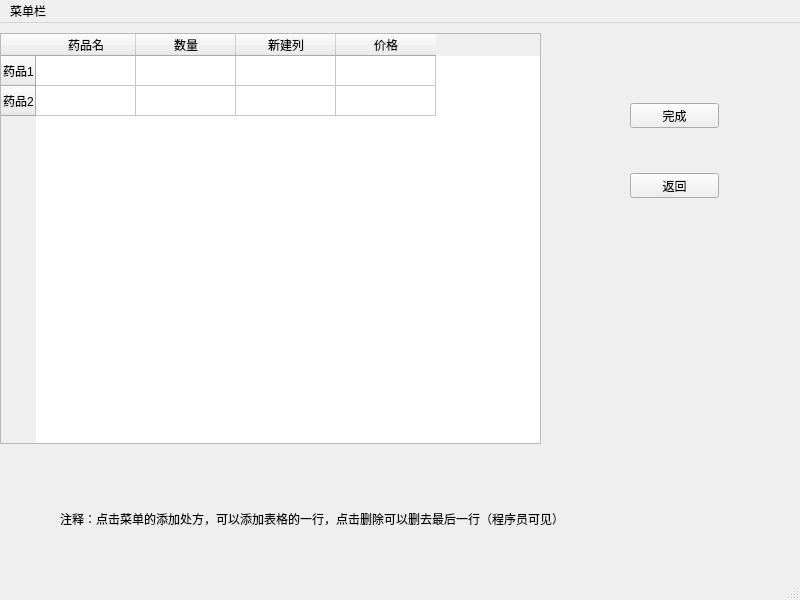
<?xml version="1.0" encoding="UTF-8"?>
<ui version="4.0">
 <class>Chufanghebingli</class>
 <widget class="QMainWindow" name="Chufanghebingli">
  <property name="geometry">
   <rect>
    <x>0</x>
    <y>0</y>
    <width>800</width>
    <height>600</height>
   </rect>
  </property>
  <property name="windowTitle">
   <string>MainWindow</string>
  </property>
  <widget class="QWidget" name="centralwidget">
   <widget class="QTableWidget" name="tableWidget">
    <property name="geometry">
     <rect>
      <x>0</x>
      <y>10</y>
      <width>541</width>
      <height>411</height>
     </rect>
    </property>
    <row>
     <property name="text">
      <string>药品1</string>
     </property>
    </row>
    <row>
     <property name="text">
      <string>药品2</string>
     </property>
    </row>
    <column>
     <property name="text">
      <string>药品名</string>
     </property>
    </column>
    <column>
     <property name="text">
      <string>数量</string>
     </property>
    </column>
    <column>
     <property name="text">
      <string>新建列</string>
     </property>
    </column>
    <column>
     <property name="text">
      <string>价格</string>
     </property>
    </column>
   </widget>
   <widget class="QPushButton" name="pushButton">
    <property name="geometry">
     <rect>
      <x>630</x>
      <y>80</y>
      <width>89</width>
      <height>25</height>
     </rect>
    </property>
    <property name="text">
     <string>完成</string>
    </property>
   </widget>
   <widget class="QPushButton" name="pushButton_2">
    <property name="geometry">
     <rect>
      <x>630</x>
      <y>150</y>
      <width>89</width>
      <height>25</height>
     </rect>
    </property>
    <property name="text">
     <string>返回</string>
    </property>
   </widget>
   <widget class="QLabel" name="label">
    <property name="geometry">
     <rect>
      <x>60</x>
      <y>460</y>
      <width>671</width>
      <height>71</height>
     </rect>
    </property>
    <property name="text">
     <string>注释：点击菜单的添加处方，可以添加表格的一行，点击删除可以删去最后一行（程序员可见）</string>
    </property>
   </widget>
  </widget>
  <widget class="QStatusBar" name="statusbar"/>
  <widget class="QMenuBar" name="menubar">
   <property name="geometry">
    <rect>
     <x>0</x>
     <y>0</y>
     <width>800</width>
     <height>28</height>
    </rect>
   </property>
   <widget class="QMenu" name="menu">
    <property name="title">
     <string>菜单栏</string>
    </property>
    <addaction name="separator"/>
    <addaction name="action_2"/>
    <addaction name="action_3"/>
    <addaction name="separator"/>
    <addaction name="separator"/>
    <addaction name="separator"/>
   </widget>
   <addaction name="menu"/>
  </widget>
  <action name="action_2">
   <property name="text">
    <string>添加处方</string>
   </property>
  </action>
  <action name="action_3">
   <property name="text">
    <string>删除处方</string>
   </property>
  </action>
 </widget>
 <resources/>
 <connections/>
</ui>
